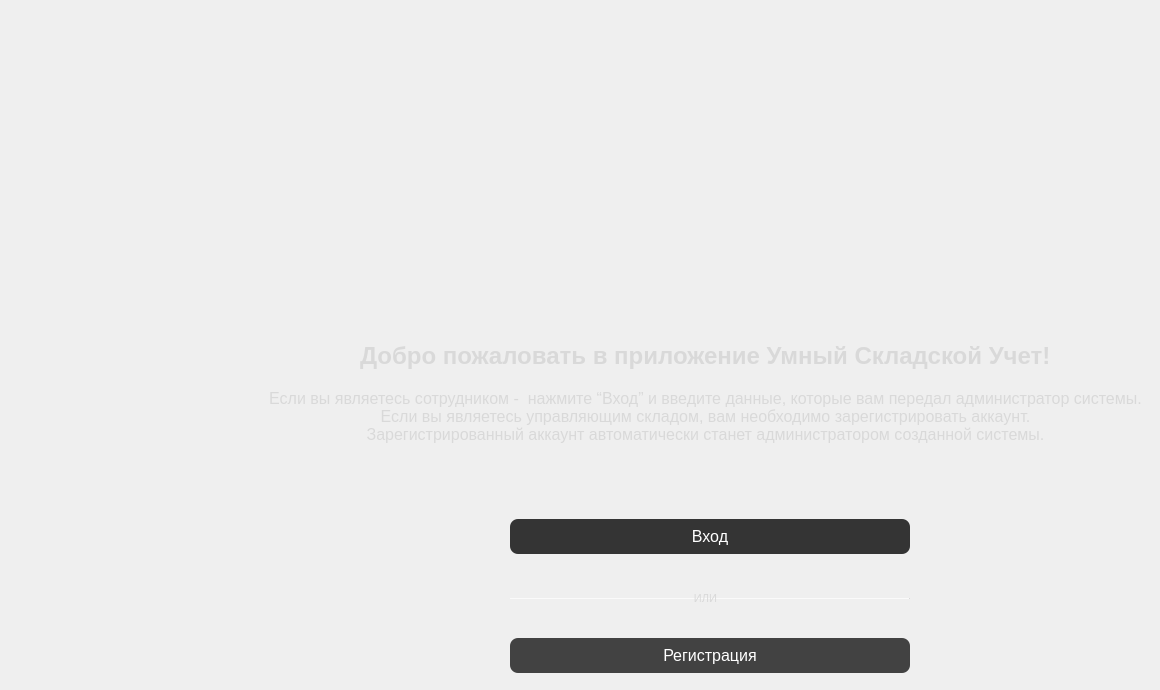
    <widget class="QWidget" name="hello_page">
     <widget class="QWidget" name="verticalLayoutWidget">
      <property name="geometry">
       <rect>
        <x>260</x>
        <y>270</y>
        <width>891</width>
        <height>411</height>
       </rect>
      </property>
      <layout class="QVBoxLayout" name="hello_page_container">
       <item alignment="Qt::AlignHCenter">
        <widget class="QLabel" name="hello_page_logo">
         <property name="text">
          <string/>
         </property>
         <property name="pixmap">
          <pixmap>assets/logo.png</pixmap>
         </property>
        </widget>
       </item>
       <item alignment="Qt::AlignHCenter">
        <widget class="QLabel" name="hello_page_welcomeMessage">
         <property name="font">
          <font>
           <pointsize>18</pointsize>
           <weight>75</weight>
           <bold>true</bold>
          </font>
         </property>
         <property name="styleSheet">
          <string notr="true">color: rgb(217, 217, 217);</string>
         </property>
         <property name="text">
          <string>Добро пожаловать в приложение Умный Складской Учет!</string>
         </property>
        </widget>
       </item>
       <item alignment="Qt::AlignHCenter">
        <widget class="QLabel" name="hello_page_tip">
         <property name="font">
          <font>
           <pointsize>12</pointsize>
          </font>
         </property>
         <property name="styleSheet">
          <string notr="true">color: rgb(217, 217, 217);
line-height: 22px;</string>
         </property>
         <property name="text">
          <string>Если вы являетесь сотрудником -  нажмите “Вход” и введите данные, которые вам передал администратор системы.
Если вы являетесь управляющим складом, вам необходимо зарегистрировать аккаунт.
Зарегистрированный аккаунт автоматически станет администратором созданной системы.</string>
         </property>
         <property name="alignment">
          <set>Qt::AlignCenter</set>
         </property>
        </widget>
       </item>
       <item>
        <widget class="QWidget" name="hello_page_space" native="true"/>
       </item>
       <item>
        <widget class="QWidget" name="hello_page_login_widget" native="true">
         <widget class="QPushButton" name="hello_page_login_label">
          <property name="enabled">
           <bool>true</bool>
          </property>
          <property name="geometry">
           <rect>
            <x>250</x>
            <y>10</y>
            <width>400</width>
            <height>35</height>
           </rect>
          </property>
          <property name="maximumSize">
           <size>
            <width>16777215</width>
            <height>10000</height>
           </size>
          </property>
          <property name="font">
           <font>
            <pointsize>12</pointsize>
           </font>
          </property>
          <property name="styleSheet">
           <string notr="true">QPushButton {
	background-color:rgb(52, 52, 52);
	border-color: rgb(66, 66, 66);
	color: rgb(255, 255, 255);
	border-radius: 8px;	
	transition: all 5s;
}
QPushButton:hover {
    background-color: rgba(255, 255, 255, 0.5);
	color: rgb(52, 52, 52);
	cursor: hand;
}</string>
          </property>
          <property name="text">
           <string>Вход</string>
          </property>
          <property name="iconSize">
           <size>
            <width>16</width>
            <height>16</height>
           </size>
          </property>
         </widget>
        </widget>
       </item>
       <item>
        <widget class="QWidget" name="hello_page_line_widget" native="true">
         <widget class="Line" name="hello_page_line_line">
          <property name="geometry">
           <rect>
            <x>250</x>
            <y>30</y>
            <width>400</width>
            <height>1</height>
           </rect>
          </property>
          <property name="styleSheet">
           <string notr="true">background-color: rgb(217, 217, 217);</string>
          </property>
          <property name="orientation">
           <enum>Qt::Horizontal</enum>
          </property>
         </widget>
         <widget class="QLabel" name="hello_page_line_label">
          <property name="geometry">
           <rect>
            <x>420</x>
            <y>20</y>
            <width>51</width>
            <height>20</height>
           </rect>
          </property>
          <property name="font">
           <font>
            <pointsize>8</pointsize>
           </font>
          </property>
          <property name="styleSheet">
           <string notr="true">color: rgb(217, 217, 217);</string>
          </property>
          <property name="text">
           <string>ИЛИ</string>
          </property>
          <property name="alignment">
           <set>Qt::AlignCenter</set>
          </property>
         </widget>
        </widget>
       </item>
       <item>
        <widget class="QWidget" name="hello_page_register_widget" native="true">
         <widget class="QPushButton" name="hello_page_register_label">
          <property name="geometry">
           <rect>
            <x>250</x>
            <y>10</y>
            <width>400</width>
            <height>35</height>
           </rect>
          </property>
          <property name="font">
           <font>
            <pointsize>12</pointsize>
           </font>
          </property>
          <property name="styleSheet">
           <string notr="true">QPushButton {
	color: rgb(255, 255, 255);
	background-color: rgb(66, 66, 66);
	border-color: rgb(66, 66, 66);
	border-radius: 8px;
}
QPushButton:hover {
    background-color: rgba(255, 255, 255, 0.5);
	
	color: rgb(52, 52, 52);
	cursor: hand;
}</string>
          </property>
          <property name="text">
           <string>Регистрация</string>
          </property>
         </widget>
        </widget>
       </item>
      </layout>
     </widget>
    </widget>
